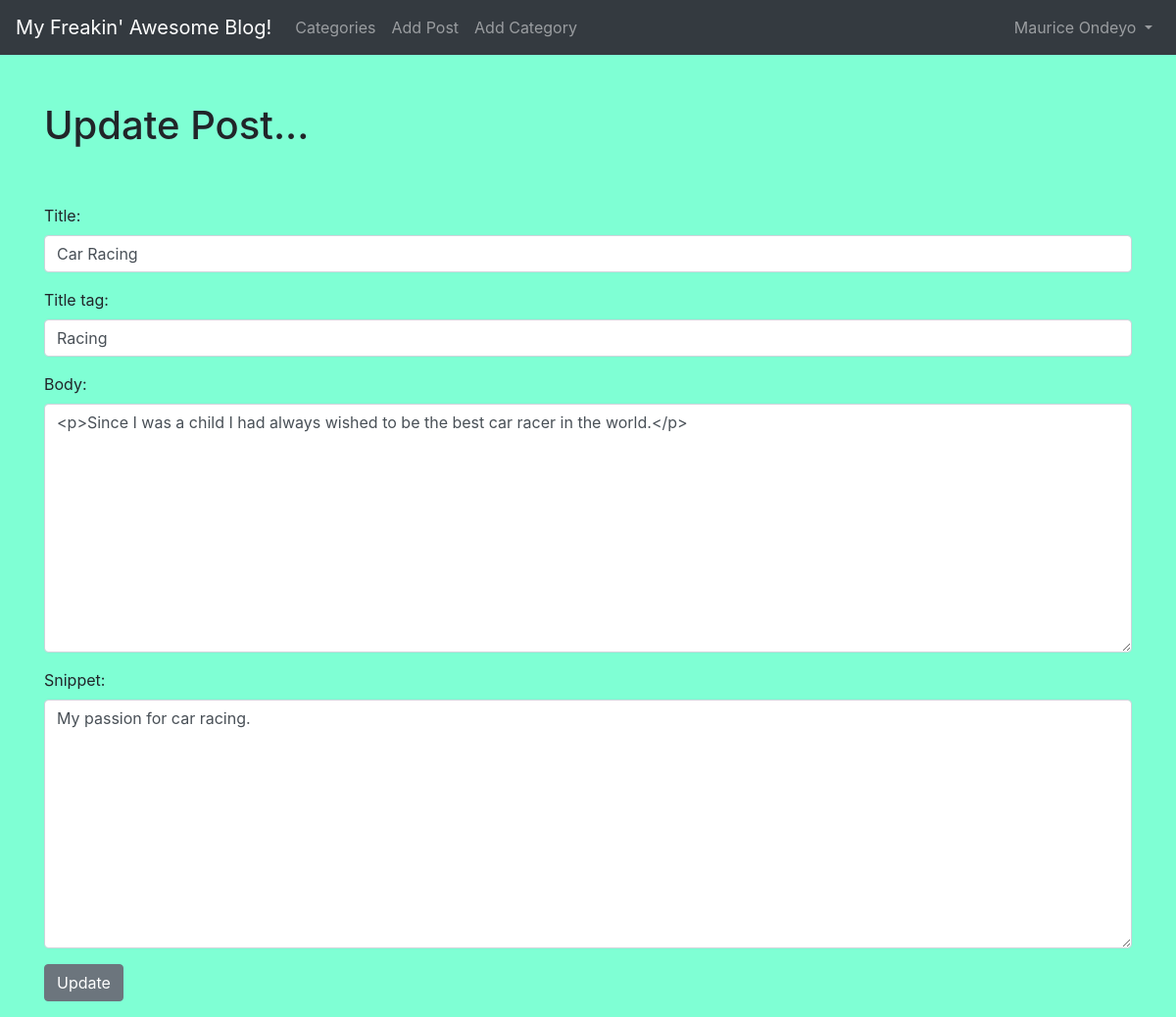
Screenshot of /article/edit/1 (signed in) with the database file from the repository.
### theblog/models.py (models this page shows, shortened)
class Post(models.Model):
    title = models.CharField(max_length=255)
    header_image = models.ImageField(null=True,blank=True,upload_to="images/")
    title_tag = models.CharField(max_length=255)
    author = models.ForeignKey(User, on_delete=models.CASCADE)
    body = RichTextField(blank=True,null=True   )
    post_date = models.DateField(auto_now_add=True)
    category = models.CharField(max_length=255,default = 'coding')
    snippet = models.CharField(max_length=255)
    likes = models.ManyToManyField(User,related_name='blog_posts')

### theblog/views.py (the view)
# urls.py: path('article/edit/<int:pk>',UpdatePostView.as_view(),name='update_post'),
class UpdatePostView(UpdateView):
    model = Post
    form_class =  EditForm
    template_name = 'update_post.html'

### theblog/forms.py
class EditForm(forms.ModelForm):
    class Meta:
        model = Post
        fields = ('title','title_tag','body','snippet')
        widgets = {
            'title': forms.TextInput(attrs={'class':'form-control'}),
            'title_tag': forms.TextInput(attrs={'class':'form-control'}),
            'body': forms.Textarea(attrs={'class':'form-control'}),
            'snippet': forms.Textarea(attrs={'class':'form-control'}),
        }

### theblog/templates/update_post.html (shortened to what this page needs)
{% extends 'base.html' %}
{% block content %}
{% if user.is_authenticated %}
    {% if user.id == post.author.id %}
            <h1>Update Post...</h1>
            <br/><br/>
            <div class="form-group">
                <form  method="POST">
                    {{form.as_p}}
                    <button class="btn btn-secondary">Update</button>
                </form>
            </div>
    {% else %}
        You are not allowed here.(And you know it !!)
    {% endif %}
{% else %}
You are not allowed here.(And you know it !!)
{% endif %}
{% endblock %}

### theblog/templates/base.html (shortened to what this page needs)
<!doctype html>
<html lang="en">
  <head>
    <link rel="stylesheet" href="https://cdn.jsdelivr.net/npm/bootstrap@4.4.1/dist/css/bootstrap.min.css">
  </head>
 <body style="background-color: aquamarine;">
    <nav class="navbar navbar-expand-lg navbar-dark bg-dark">
        <a class="navbar-brand" href="{% url 'home' %}">My Freakin' Awesome Blog! </a>
        <div class="collapse navbar-collapse" id="navbarSupportedContent">
          <ul class="navbar-nav mr-auto">
            {% if cat_menu  %}
            <li class="nav-item dropdown">
              <a class="nav-link dropdown-toggle" href="#" id="navbarDropdown" role="button" data-toggle="dropdown" aria-haspopup="true" aria-expanded="false">
                Categories
              </a>
              <div class="dropdown-menu" aria-labelledby="navbarDropdown">
                {% for item in cat_menu %}
                   <a class="dropdown-item" href="{% url 'category' item|slugify %}">{{ item }}</a>
                {% endfor %}
              </div>
            </li>
            {% else %}
                <li class="nav-item">
                  <a class="nav-link" href="{% url 'category-list' %}">Categories</a>
                </li>
            {% endif %}
           {% if user.is_authenticated %}
                  <li class="nav-item">
                    <a class="nav-link" href="{% url 'add_post' %}">Add Post</a>
                  </li>
                  <li class="nav-item">
                    <a class="nav-link" href="{% url 'add_category' %}">Add Category</a>
                  </li>
           {% endif %}
          </ul>
          {% if user.is_authenticated %}
          <ul class="navbar-nav ml-auto">
            <li class="nav-item dropdown">
              <a class="nav-link dropdown-toggle" href="#" id="navbarDropdown" role="button" data-toggle="dropdown" aria-haspopup="true" aria-expanded="false">
                {{ user.first_name }} {{ user.last_name}}
              </a>
            </li>
          {% endif %}
        </div>
      </nav>
    <br/>
    <br/>
    <div class="container">
        {% block content %}
        {% endblock %}
    </div>
  </body>
</html>

### rows the page displays
Post: title "Car Racing", title_tag "Racing", body "<p>Since I was a child I had always wished to be the best car racer in the world.</p>", snippet "My passion for car racing."

### other values shown
{{ user.first_name }} "Maurice"
{{ user.last_name }} "Ondeyo"
